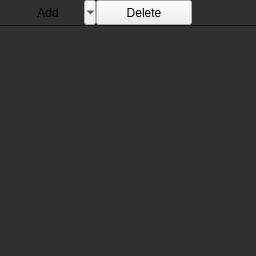
<?xml version="1.0" encoding="UTF-8"?>
<ui version="4.0">
 <class>SceneHierarchyWidget</class>
 <widget class="QWidget" name="SceneHierarchyWidget">
  <property name="geometry">
   <rect>
    <x>0</x>
    <y>0</y>
    <width>256</width>
    <height>256</height>
   </rect>
  </property>
  <property name="windowTitle">
   <string>Form</string>
  </property>
  <property name="styleSheet">
   <string notr="true">QWidget#sceneTree {
	background-color: #303030;
	border-top: 1px solid #111;
}

#addBtn, #deleteBtn {
	padding: 4px;
}

#addBtn {
	border: 0;
}

#deleteBtn {
	border-left: 1px solid #333;
}</string>
  </property>
  <layout class="QVBoxLayout" name="verticalLayout">
   <property name="spacing">
    <number>0</number>
   </property>
   <property name="leftMargin">
    <number>0</number>
   </property>
   <property name="topMargin">
    <number>0</number>
   </property>
   <property name="rightMargin">
    <number>0</number>
   </property>
   <property name="bottomMargin">
    <number>0</number>
   </property>
   <item>
    <widget class="QWidget" name="widget" native="true">
     <property name="minimumSize">
      <size>
       <width>0</width>
       <height>0</height>
      </size>
     </property>
     <property name="styleSheet">
      <string notr="true">QWidget#widget{
	border: none;
	background-color: #303030;
}</string>
     </property>
     <layout class="QHBoxLayout" name="horizontalLayout">
      <property name="spacing">
       <number>0</number>
      </property>
      <property name="leftMargin">
       <number>0</number>
      </property>
      <property name="topMargin">
       <number>0</number>
      </property>
      <property name="rightMargin">
       <number>0</number>
      </property>
      <property name="bottomMargin">
       <number>0</number>
      </property>
      <item>
       <widget class="QToolButton" name="addBtn">
        <property name="sizePolicy">
         <sizepolicy hsizetype="Preferred" vsizetype="Preferred">
          <horstretch>0</horstretch>
          <verstretch>0</verstretch>
         </sizepolicy>
        </property>
        <property name="minimumSize">
         <size>
          <width>96</width>
          <height>0</height>
         </size>
        </property>
        <property name="text">
         <string>Add</string>
        </property>
        <property name="icon">
         <iconset resource="../../app/icons.qrc">
          <normaloff>:/icons/add_object.svg</normaloff>:/icons/add_object.svg</iconset>
        </property>
        <property name="popupMode">
         <enum>QToolButton::MenuButtonPopup</enum>
        </property>
        <property name="toolButtonStyle">
         <enum>Qt::ToolButtonTextBesideIcon</enum>
        </property>
        <property name="arrowType">
         <enum>Qt::NoArrow</enum>
        </property>
       </widget>
      </item>
      <item>
       <widget class="QPushButton" name="deleteBtn">
        <property name="sizePolicy">
         <sizepolicy hsizetype="Preferred" vsizetype="Preferred">
          <horstretch>0</horstretch>
          <verstretch>0</verstretch>
         </sizepolicy>
        </property>
        <property name="minimumSize">
         <size>
          <width>96</width>
          <height>0</height>
         </size>
        </property>
        <property name="text">
         <string>Delete</string>
        </property>
        <property name="icon">
         <iconset resource="../../app/icons.qrc">
          <normaloff>:/icons/delete_object.svg</normaloff>:/icons/delete_object.svg</iconset>
        </property>
       </widget>
      </item>
      <item>
       <spacer name="horizontalSpacer">
        <property name="orientation">
         <enum>Qt::Horizontal</enum>
        </property>
        <property name="sizeHint" stdset="0">
         <size>
          <width>40</width>
          <height>20</height>
         </size>
        </property>
       </spacer>
      </item>
     </layout>
    </widget>
   </item>
   <item>
    <widget class="QTreeWidget" name="sceneTree">
     <property name="styleSheet">
      <string notr="true"/>
     </property>
     <property name="animated">
      <bool>true</bool>
     </property>
     <attribute name="headerVisible">
      <bool>false</bool>
     </attribute>
     <column>
      <property name="text">
       <string notr="true">1</string>
      </property>
     </column>
    </widget>
   </item>
  </layout>
 </widget>
 <resources>
  <include location="../../app/icons.qrc"/>
 </resources>
 <connections/>
</ui>
